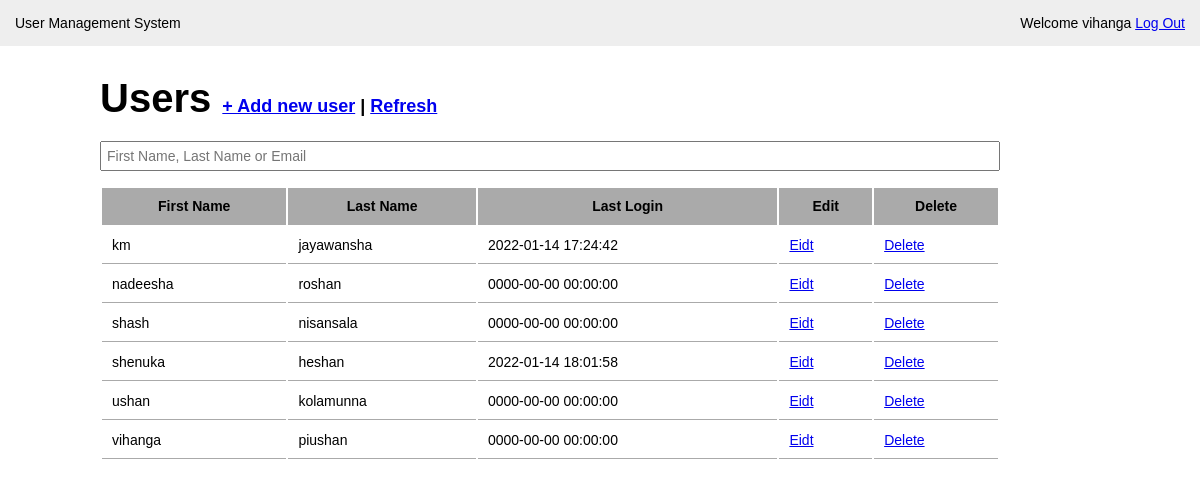
Page /users.php (signed in) on the committed database.
### tables this page shows
CREATE TABLE `user` (
  `id` int(11) NOT NULL,
  `first_name` varchar(50) NOT NULL,
  `last_name` varchar(100) NOT NULL,
  `email` varchar(100) NOT NULL,
  `password` varchar(40) NOT NULL,
  `last_login` datetime NOT NULL,
  `is_deleted` tinyint(1) NOT NULL
);

### users.php (the view, shortened to what this page needs)
<?php require_once('includes/connection.php'); ?>
<?php
	$user_list = '';
	$search ='';
	if (isset($_GET['search'])) {
		$search = mysqli_real_escape_string($connection, $_GET['search']);
		$query = "SELECT * FROM user WHERE (first_name LIKE '%{$search}%' OR last_name LIKE '%{$search}%' OR email LIKE '%{$search}%') AND is_deleted=0 ORDER BY first_name";
	}else{
		$query = "SELECT * FROM user WHERE is_deleted=0 ORDER BY first_name";
	}
	$users = mysqli_query($connection, $query);
		while ($user = mysqli_fetch_assoc($users)) {
			$user_list .= "<tr>";
			$user_list .= "<td>{$user['first_name']}</td>";
			$user_list .= "<td>{$user['last_name']}</td>";
			$user_list .= "<td>{$user['last_login']}</td>";
			$user_list .= "<td><a href=\"modify-user.php?user_id={$user['id']}\">Eidt</a></td>";
			$user_list .= "<td><a href=\"delete-user.php?user_id={$user['id']}\"
			onclick=\"return confirm('Are you sure?');\">Delete</a></td>";
			$user_list .= "</tr>";
		}
 ?>
<!DOCTYPE html>
<html>
<head>
	<link rel="stylesheet" type="text/css" href="css/main.css">
</head>
<body>
	<header>
		<div class="appname">User Management System</div>
		<div class="loggedin">Welcome <?php echo $_SESSION['first_name']; ?> <a href="logout.php">Log Out</a> </div>
	</header>
	<main>
		<h1>Users <span> <a href="add-user.php">+ Add new user</a> | <a href="users.php">Refresh</a></span></h1>
		<div class="search">
			<form action="users.php" method="get">
				<p>
					<input type="text" name="search" id="" placeholder="First Name, Last Name or Email" value="<?php echo $search; ?>" autofocus required>
				</p>
			</form>
		</div>
		<table class="masterlist">
			<tr>
				<th>First Name</th>
				<th>Last Name</th>
				<th>Last Login</th>
				<th>Edit</th>
				<th>Delete</th>
			</tr>
			<?php echo $user_list; ?>
		</table>
	</main>
</body>
</html>

### css/main.css (style rules this page uses)
* { margin: 0; }
body { font-family: Arial,"Helvetica Neue", Helvetica, sans-serif; font-size: 14px; }
p { margin-bottom: 15px; }
input { display: block; width: 100%; padding: 5px; -webkit-box-sizing: border-box; -moz-box-sizing: border-box; box-sizing: border-box; font-size: 14px; }
header { background: #eee; overflow: auto; padding: 15px; }
.appname { float: left; }
.loggedin { float: right; }
main { width: 1000px; margin: 30px auto; }
main h1 { margin-bottom: 20px; font-size: 40px; }
main h1 span { font-size: 18px; }
table.masterlist { width: 90%; }
div.search { width: 90%; }
table.masterlist th { background: #aaa; }
table.masterlist th, table.masterlist td { padding: 10px; border-bottom: 1px solid #aaa; }

### rows in the picture
user: first_name "km", last_name "jayawansha", last_login "2022-01-14 17:24:42"
user: first_name "nadeesha", last_name "roshan", last_login "0000-00-00 00:00:00"
user: first_name "shash", last_name "nisansala", last_login "0000-00-00 00:00:00"
user: first_name "shenuka", last_name "heshan", last_login "2022-01-14 18:01:58"
user: first_name "ushan", last_name "kolamunna", last_login "0000-00-00 00:00:00"
user: first_name "vihanga", last_name "piushan", last_login "0000-00-00 00:00:00"

### other values in the picture
$_SESSION['first_name'] "vihanga"
